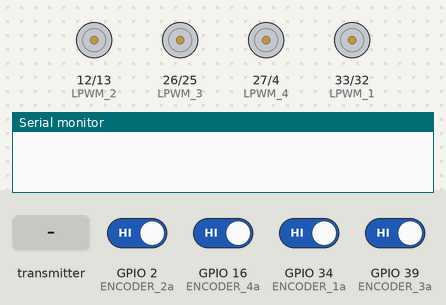
The sketch below on a simulated ESP32. On the bench: motor-driver pin pairs drawn as motors (green arrow = first pin HIGH = forward, orange = second pin HIGH = backward, longer = more drive), the last lines printed to the serial monitor. The test bench sets the inputs (shaded band); at power-on: GPIO 2 (ENCODER_2a), GPIO 16 (ENCODER_4a), GPIO 34 (ENCODER_1a), GPIO 39 (ENCODER_3a) HIGH.

Above: at 2.2 s.
2.3 s: the transmitter starts sending t_vx_red = 25
At 3.8 s:
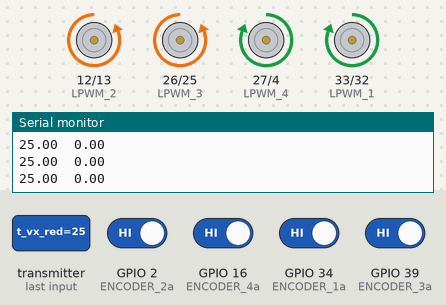
5.3 s: the transmitter starts sending t_vy_red = 50
At 7.35 s:
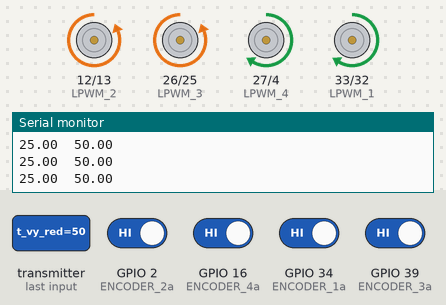
8.3 s: the transmitter starts sending t_vx_red = 0
9.9 s: the transmitter starts sending t_vx_red = 100
At 10.76 s:
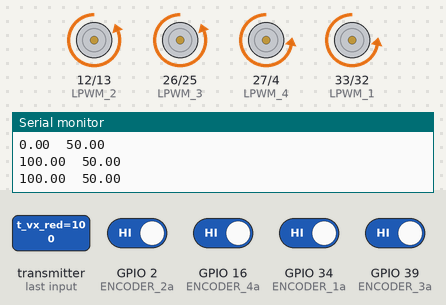
Timing chart, 0 to 13.1 s (numbered marks = the images above; inputs shaded):
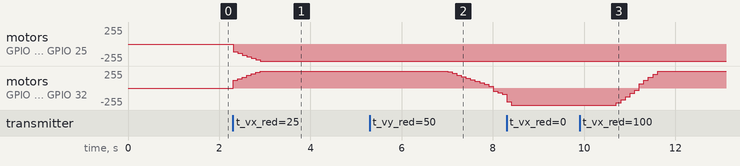

Measured:
- after the input at 2.3 s, motor on GPIO 12 (LPWM_2) / GPIO 13 (RPWM_2), motor on GPIO 26 (LPWM_3) / GPIO 25 (RPWM_3): moves from stopped to backward 255/255 over 0.60 s, starting at once; motor on GPIO 27 (LPWM_4) / GPIO 4 (RPWM_4), motor on GPIO 33 (LPWM_1) / GPIO 32 (RPWM_1): moves from stopped to forward 255/255 over 0.60 s, starting at once
- after the input at 5.3 s, motor on GPIO 27 (LPWM_4) / GPIO 4 (RPWM_4), motor on GPIO 33 (LPWM_1) / GPIO 32 (RPWM_1): moves from forward 255/255 to backward 94/255 over 1.2 s, starting after 1.7 s
- after the input at 9.9 s, motor on GPIO 27 (LPWM_4) / GPIO 4 (RPWM_4), motor on GPIO 33 (LPWM_1) / GPIO 32 (RPWM_1): moves from backward 255/255 to forward 255/255 over 0.90 s, starting after 0.81 s

The sketch:

Robot_Merah.ino
```cpp
// pin & chanel motor 1
#define RPWM_1 32
#define RPWM_CH1 0
#define LPWM_1 33
#define LPWM_CH1 1

// pin & chanel motor 2
#define RPWM_2 13
#define RPWM_CH2 2
#define LPWM_2 12
#define LPWM_CH2 3

// pin & chanel motor 3
#define RPWM_3 25
#define RPWM_CH3 4
#define LPWM_3 26
#define LPWM_CH3 5

// pin & chanel motor 4
#define RPWM_4 4
#define RPWM_CH4 6
#define LPWM_4 27
#define LPWM_CH4 7

// pin encoder
#define ENCODER_1a 34
#define ENCODER_1b 14
#define ENCODER_2a 2
#define ENCODER_2b 15
#define ENCODER_3a 39
#define ENCODER_3b 22
#define ENCODER_4a 16
#define ENCODER_4b 17

//pin batre
#define BATTERY 35

const int freq = 5000;
const int resolution = 10; //Resolution 8, 10, 12, 15

const float L = 8.2; // panjang/2 (cm)
const float l = 10.5; // lebar/2 (cm)
const float circ = 18.85; // keliling lingkaran (cm)
const int pulse_per_rev = 330; // Pulse Per motor shaft Revolution

float vw_1 = 0.0;
float vw_2 = 0.0;
float vw_3 = 0.0;
float vw_4 = 0.0;

volatile int pulse_1 = 0;
volatile int pulse_2 = 0;
volatile int pulse_3 = 0;
volatile int pulse_4 = 0;

long currT = 0;
long prevT = 0;
float deltaT = 0.0;

// PID constants
float kp = 1.43;
float ki = 5;
float kd = 0.0;

float e_1 = 0.0;
float e_2 = 0.0;
float e_3 = 0.0;
float e_4 = 0.0;
float dedt_1 = 0.0;
float dedt_2 = 0.0;
float dedt_3 = 0.0;
float dedt_4 = 0.0;
float u_1 = 0.0;
float u_2 = 0.0;
float u_3 = 0.0;
float u_4 = 0.0;


float eprev_1 = 0.0;
float eprev_2 = 0.0;
float eprev_3 = 0.0;
float eprev_4 = 0.0;
float eintegral_1 = 0.0;
float eintegral_2 = 0.0;
float eintegral_3 = 0.0;
float eintegral_4 = 0.0;

void updateEncoder_1(){
  int b = digitalRead(ENCODER_1b);
  if(b > 0){
    pulse_1--;
  }
  else{
    pulse_1++;
  }
}
void updateEncoder_2(){
  int b = digitalRead(ENCODER_2b);
  if(b > 0){
    pulse_2++;
  }
  else{
    pulse_2--;
  }
}
void updateEncoder_3(){
  int b = digitalRead(ENCODER_3b);
  if(b > 0){
    pulse_3--;
  }
  else{
    pulse_3++;
  }
}
void updateEncoder_4(){
  int b = digitalRead(ENCODER_4b);
  if(b > 0){
    pulse_4--;
  }
  else{
    pulse_4++;
  }
}


// ESP NOW
#include <esp_now.h>
#include <WiFi.h>

uint8_t broadcastAddress[] = {"C0:49:EF:D1:23:6C"}; //


typedef struct struct_message {
  String sender = "Transciever";

  float t_vx_red;
  float t_vy_red;
  float vx_red;
  float vy_red;

  float t_vx_green;
  float t_vy_green;
  float vx_green;
  float vy_green;

  float t_vx_blue;
  float t_vy_blue;
  float vx_blue;
  float vy_blue;
} struct_message;

struct_message ds; // data send
struct_message dr; // data recieved


esp_now_peer_info_t peerInfo;

// Callback when data is received
void OnDataRecv(const uint8_t * mac, const uint8_t *incomingData, int len) {
  memcpy(&dr, incomingData, sizeof(dr));
  Serial.print(dr.t_vx_red);
  Serial.print('\t');
  Serial.println(dr.t_vy_red);
  esp_now_send(broadcastAddress, (uint8_t *) &ds, sizeof(ds));
}


void setup() {
  Serial.begin(115200);

  // buat PWM
  ledcSetup(RPWM_CH1, freq, resolution);
  ledcAttachPin(RPWM_1, RPWM_CH1);
  ledcSetup(LPWM_CH1, freq, resolution);
  ledcAttachPin(LPWM_1, LPWM_CH1);
  ledcSetup(RPWM_CH2, freq, resolution);
  ledcAttachPin(RPWM_2, RPWM_CH2);
  ledcSetup(LPWM_CH2, freq, resolution);
  ledcAttachPin(LPWM_2, LPWM_CH2);
  ledcSetup(RPWM_CH3, freq, resolution);
  ledcAttachPin(RPWM_3, RPWM_CH3);
  ledcSetup(LPWM_CH3, freq, resolution);
  ledcAttachPin(LPWM_3, LPWM_CH3);
  ledcSetup(RPWM_CH4, freq, resolution);
  ledcAttachPin(RPWM_4, RPWM_CH4);
  ledcSetup(LPWM_CH4, freq, resolution);
  ledcAttachPin(LPWM_4, LPWM_CH4);

  // Set encoder as input with internal pullup
  pinMode(ENCODER_1a, INPUT_PULLUP);
  pinMode(ENCODER_2a, INPUT_PULLUP);
  pinMode(ENCODER_3a, INPUT_PULLUP);
  pinMode(ENCODER_4a, INPUT_PULLUP);

  // Attach interrupt
  attachInterrupt(digitalPinToInterrupt(ENCODER_1a), updateEncoder_1, RISING);
  attachInterrupt(digitalPinToInterrupt(ENCODER_2a), updateEncoder_2, FALLING);
  attachInterrupt(digitalPinToInterrupt(ENCODER_3a), updateEncoder_3, RISING);
  attachInterrupt(digitalPinToInterrupt(ENCODER_4a), updateEncoder_4, RISING);

  delay(1000);
  prevT = micros();

  // Set device as a Wi-Fi Station
  WiFi.mode(WIFI_STA);

  // Init ESP-NOW
  if (esp_now_init() != ESP_OK) {
    Serial.println("Error initializing ESP-NOW");
    return;
  }

  // Register peer
  memcpy(peerInfo.peer_addr, broadcastAddress, 6);
  peerInfo.channel = 0;
  peerInfo.encrypt = false;

  // Add peer
  if (esp_now_add_peer(&peerInfo) != ESP_OK){
    Serial.println("Failed to add peer");
    return;
  }
  // Register for a callback function that will be called when data is received
  esp_now_register_recv_cb(OnDataRecv);
}

void loop() {
  // Mencari v_tw
    int t_vw_1 = dr.t_vy_red - dr.t_vx_red;
    int t_vw_2 = dr.t_vy_red + dr.t_vx_red;
    int t_vw_3 = dr.t_vy_red + dr.t_vx_red;
    int t_vw_4 = dr.t_vy_red - dr.t_vx_red;


  // Preamble
    currT = micros();
    deltaT = ((float) (currT - prevT))/( 1.0e6 );
    prevT = currT; // all in micro second

    // Serial.print(t_vw_1);
    // Serial.print('\t');
    // Serial.print(vw_1);
    // Serial.print('\t');
    // Serial.print(vw_2);
    // Serial.print('\t');
    // Serial.print(vw_3);
    // Serial.print('\t');
    // Serial.println(vw_4);


  // mencari vw
    vw_1 = pulse_1*18.85/(330*deltaT);
    pulse_1 = 0;
    vw_2 = pulse_2*18.85/(330*deltaT);
    pulse_2 = 0;
    vw_3 = pulse_3*18.85/(330*deltaT);
    pulse_3 = 0;
    vw_4 = pulse_4*18.85/(330*deltaT);
    pulse_4 = 0;


  // PID Control
    // error
    e_1 = t_vw_1 - vw_1;
    e_2 = t_vw_2 - vw_2;
    e_3 = t_vw_3 - vw_3;
    e_4 = t_vw_4 - vw_4;

    // derivative
    dedt_1 = (e_1-eprev_1)/(deltaT);
    dedt_2 = (e_2-eprev_2)/(deltaT);
    dedt_3 = (e_3-eprev_3)/(deltaT);
    dedt_4 = (e_4-eprev_4)/(deltaT);

    // integral
    eintegral_1 = eintegral_1 + e_1*deltaT;
    eintegral_2 = eintegral_2 + e_2*deltaT;
    eintegral_3 = eintegral_3 + e_3*deltaT;
    eintegral_4 = eintegral_4 + e_4*deltaT;

    // control signal
    u_1 = kp*e_1 + kd*dedt_1 + ki*eintegral_1;
    u_2 = kp*e_2 + kd*dedt_2 + ki*eintegral_2;
    u_3 = kp*e_3 + kd*dedt_3 + ki*eintegral_3;
    u_4 = kp*e_4 + kd*dedt_4 + ki*eintegral_4;

    // store previous error
    eprev_1 = e_1;
    eprev_2 = e_2;
    eprev_3 = e_3;
    eprev_4 = e_4;


  // motor power
    if(u_1>0){
      ledcWrite(RPWM_CH1, u_1*7.54+109);
      ledcWrite(LPWM_CH1, 0);
    }
    else if(u_1<0){
      ledcWrite(RPWM_CH1, 0);
      ledcWrite(LPWM_CH1, -u_1*7.54+109);
    }
    else{
      ledcWrite(RPWM_CH1, 0);
      ledcWrite(LPWM_CH1, 0);
    }

    if(u_2>0){
      ledcWrite(RPWM_CH2, u_2*7.54+109);
      ledcWrite(LPWM_CH2, 0);
    }
    else if(u_2<0){
      ledcWrite(RPWM_CH2, 0);
      ledcWrite(LPWM_CH2, -u_2*7.54+109);
    }
    else{
      ledcWrite(RPWM_CH2, 0);
      ledcWrite(LPWM_CH2, 0);
    }

    if(u_3>0){
      ledcWrite(RPWM_CH3, u_3*7.54+109);
      ledcWrite(LPWM_CH3, 0);
    }
    else if(u_3<0){
      ledcWrite(RPWM_CH3, 0);
      ledcWrite(LPWM_CH3, -u_3*7.54+109);
    }
    else{
      ledcWrite(RPWM_CH3, 0);
      ledcWrite(LPWM_CH3, 0);
    }

    if(u_4>0){
      ledcWrite(RPWM_CH4, u_4*7.54+109);
      ledcWrite(LPWM_CH4, 0);
    }
    else if(u_4<0){
      ledcWrite(RPWM_CH4, 0);
      ledcWrite(LPWM_CH4, -u_4*7.54+109);
    }
    else{
      ledcWrite(RPWM_CH4, 0);
      ledcWrite(LPWM_CH4, 0);
    }

  // Mencari vx dan vy
    ds.vx_red = (vw_1 + vw_2 + vw_3 + vw_4)/4;
    ds.vy_red = (- vw_1 + vw_2 + vw_3 - vw_4)/4;

  delay(100);
}
```
